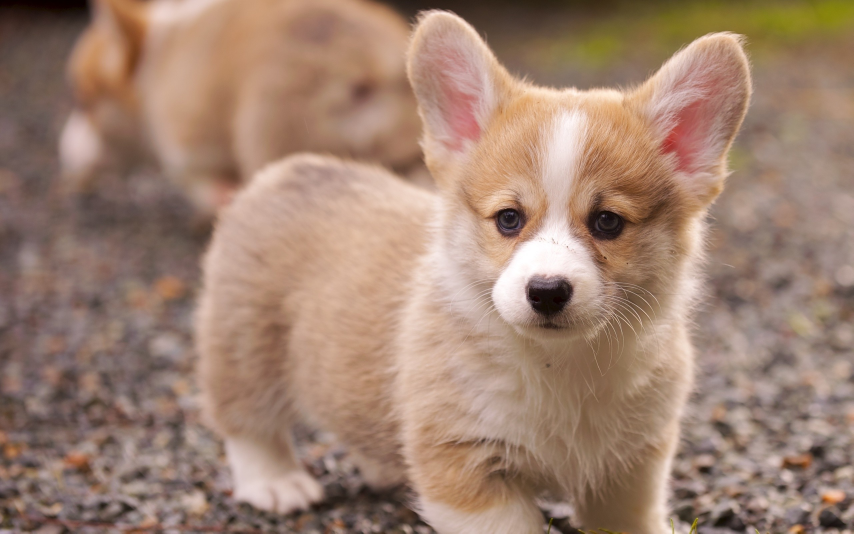
#> input picture assets/2017-02-11/corgi.jpg, 2560 x 1600 px (shown at 1/3 size)
$ python image.py
#> lines starting #> are read from the running program, lines starting #| are printed output that depends on the picture
#! /usr/bin/env python
# -*- coding: utf-8 -*-
#
# vim: fenc=utf-8
# vim: tabstop=4 expandtab shiftwidth=4 softtabstop=4
#
#

"""
File name: image.py
Author: dhilipsiva <dhilipsiva@gmail.com>
Date created: 2017-02-10
"""

from PIL import ImageFilter
from PIL import Image
size = (128, 128)
im = Image.open("corgi.jpg")
#> im is the input picture: PIL image 2560x1600 RGB; mean R, G, B 159.5, 130.2, 113.1
# print(im.format, im.size, im.mode)
# im.thumbnail(size)
# im.show()
box = (1400, 500, 2000, 1000)
region = im.crop(box)
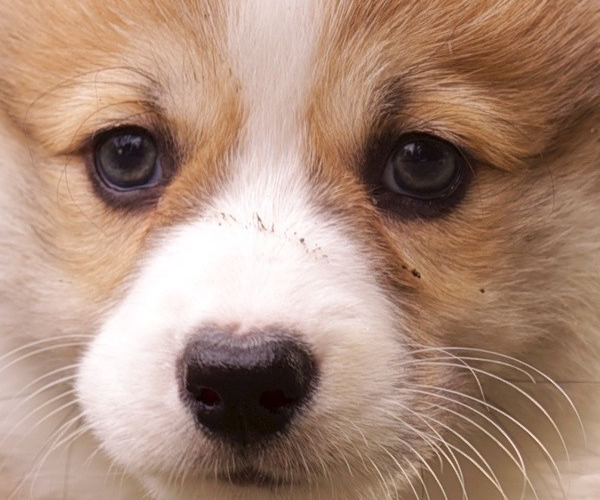
#> region: PIL image 600x500 RGB; mean R, G, B 169.6, 138.6, 121.1
region = region.transpose(Image.ROTATE_90)
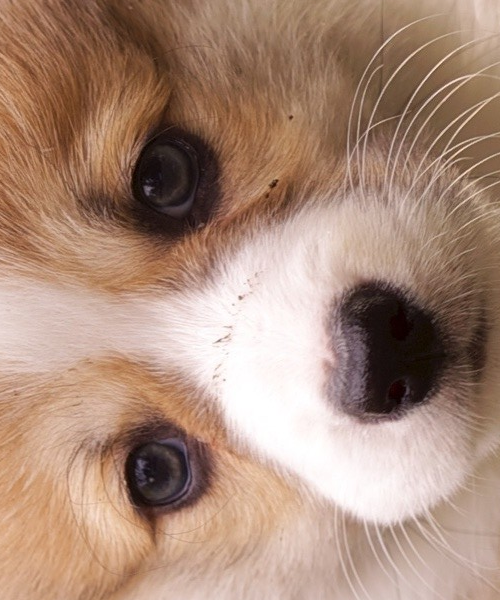
#> region: PIL image 500x600 RGB; mean R, G, B 169.6, 138.6, 121.1
# region = region.transpose(Image.FLIP_LEFT_RIGHT)
# region.resize((128, 128))
# region = region.filter(ImageFilter.DETAIL)
region = region.filter(ImageFilter.BLUR)
region.show()
# out = im.rotate(45)  # degrees counter-clockwise
